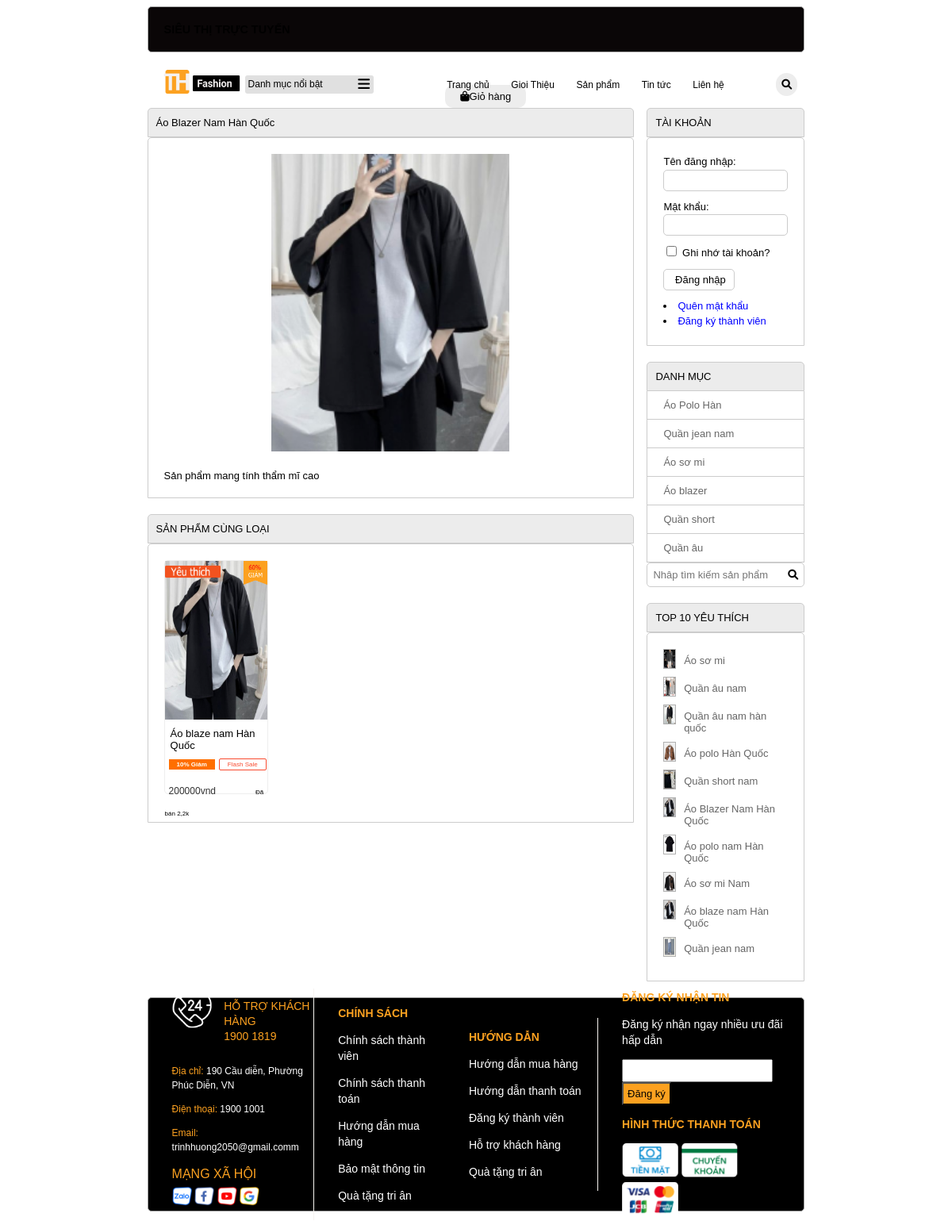
The page /index.php?act=sanphamct&idsp=32 on the database its author committed.
### tables this page shows
CREATE TABLE `sanpham` (
  `id` int(11) NOT NULL,
  `name` varchar(255) NOT NULL,
  `price` double(10,2) NOT NULL DEFAULT 0.00,
  `img` varchar(255) NOT NULL,
  `mota` text NOT NULL,
  `luotxem` int(11) NOT NULL DEFAULT 0,
  `iddm` int(11) NOT NULL
);

CREATE TABLE `danhmuc` (
  `id` int(11) NOT NULL,
  `name` varchar(255) NOT NULL
);

### model/pdo.php (called while the page is built, shortened)
<?php
function pdo_get_connection(){
    $dburl = "mysql:host=localhost;dbname=duanmau2023;charset=utf8";
    $username = 'root';
    $password = '';
    $conn = new PDO($dburl, $username, $password);
    $conn->setAttribute(PDO::ATTR_ERRMODE, PDO::ERRMODE_EXCEPTION);
    return $conn;
}
function pdo_query($sql){
    $sql_args = array_slice(func_get_args(), 1);
    try{
        $conn = pdo_get_connection();
        $stmt = $conn->prepare($sql);
        $stmt->execute($sql_args);
        $rows = $stmt->fetchAll();
        return $rows;
    }
    catch(PDOException $e){
        throw $e;
    }
    finally{
        unset($conn);
    }
}
function pdo_query_one($sql){
    $sql_args = array_slice(func_get_args(), 1);
    try{
        $conn = pdo_get_connection();
        $stmt = $conn->prepare($sql);
        $stmt->execute($sql_args);
        $row = $stmt->fetch(PDO::FETCH_ASSOC);
        return $row;
    }
    catch(PDOException $e){
        throw $e;
    }
    finally{
        unset($conn);
    }
}

### model/sanpham.php (called while the page is built, shortened)
<?php
function loadAll_sanpham_top10(){
    $sql = "SELECT * FROM sanpham where 1 order by luotxem desc limit 0,10";
    $listsanpham = pdo_query($sql);
    return $listsanpham;
}
function loadAll_sanpham_home(){
    $sql = "SELECT * FROM sanpham where 1 order by id desc limit 0,13";
    $listsanpham = pdo_query($sql);
    return $listsanpham;
}
function loadOne_sanpham($id){
    $sql = "SELECT * FROM sanpham WHERE id=".$id;
     $sp = pdo_query_one($sql);
     return $sp;
}
function load_sanpham_cungloai($id,$iddm){
    $sql = "SELECT * FROM sanpham WHERE iddm=".$iddm." AND id <>".$id;
    $listsanpham = pdo_query($sql);
    return $listsanpham;
}
?>

### global.php (called while the page is built)
<?php
   $img_path = "upload/";
?>

### model/danhmuc.php (called while the page is built, shortened)
<?php
function loadAll_danhmuc(){
    $sql = "SELECT * FROM danhmuc order by id desc";
    $listdanhmuc = pdo_query($sql);
    return $listdanhmuc;
}
?>

### view/boxright.php (the view)
<div class="row mb">
    <div class="boxtitle">TÀI KHOẢN</div>
    <div class="boxcontent formtaikhoan">
        <?php
        if(isset($_SESSION['user'])){
            extract($_SESSION['user']);
           ?>
        <div class="row mb10">
            <label for="">Xin chao:</label>
            <?=$user?>
        </div>
        <div class="row mb10">
            <li><a href="index.php?act=quenmk">Quên mật khẩu</a></li>
            <li><a href="index.php?act=edit_taikhoan">Cap nhap tai khoan</a></li>
            <?php
            if($role == 1){
            ?>
            <li><a href="admin/index.php">Dang nhap Admin</a></li>
            <?php }?>
            <li><a href="index.php?act=thoat">Thoat</a></li>
        </div>
        <?php
        }else{
        ?>
        <form action="index.php?act=dangnhap" method="post">
            <div class="row mb10">
                <label for="">Tên đăng nhập:</label>
                <input type="text" name="user"> <br>
            </div>
            <div class="row mb10">
                <label for="">Mật khẩu:</label> <br>
                <input type="text" name="pass">
            </div>
            <div class="row mb10">
                <input type="checkbox"> Ghi nhớ tài khoản?
            </div>
            <div class="row mb10">
                <input type="submit" name="dangnhap" value=" Đăng nhập">
            </div>
            <li><a href="index.php?act=quenmk">Quên mật khẩu</a></li>
            <li><a href="index.php?act=dangky">Đăng ký thành viên</a></li>
        </form>
        <?php }?>
    </div>
</div>
<div class="row mb">
    <div class="boxtitle">DANH MỤC</div>
    <div class="boxcontent2 menudoc">
        <ul>
            <?php
                    foreach ($dsdm as $dm) {
                        extract($dm);
                        $linkdm ="index.php?act=sanpham&iddm=".$id;
                        echo'
                        <li>
                        <a href="'.$linkdm.'">'.$name.'</a>
                        </li>
                        ';
                    }
                    ?>
        </ul>
    </div>
    <div class="boxfooter searchbox">
        <form action="index.php?act=sanpham" method="post">
            <input type="text" placeholder="Nhâp tìm kiếm sản phẩm" id="search-input" name="kyw">
            <button type="submit" name="timkiem">
            <i class="fa-solid fa-magnifying-glass"></i>
            </button>
        </form>
    </div>
</div>
<div class="row">
    <div class="boxtitle">TOP 10 YÊU THÍCH</div>
    <div class="row boxcontent">
        <?php
                foreach ($dstop10 as $sp) {
                    extract($sp);
                    $linksp = "index.php?act=sanphamct&idsp=".$id;
                    $img = $img_path.$img;
                    echo '
                    <div class="row mb10 top10">
                    <img src="'.$img.'" alt="">
                    <a href="'.$linksp.'">'.$name.'</a>
                </div>
                    ';
                }
                ?>
    </div>
</div>

### view/sanphamct.php (shortened to what this page needs)
<div class="row mb ">
    <div class="boxleft mr">
        <div class="row mb">
            <?php
             extract($onesp);
            ?>
            <div class="boxtitle">
                <?php echo $name?>
            </div>
            <div class="row boxcontent">
                <?php
                $img=$img_path.$img;
                echo '<div class="row mb spct"><img src="'.$img.'" width=300 style ="margin: 0 auto;" ></div>';
                echo $mota;
                ?>
            </div>
        </div>
        <div class="row mb">
            <div class="boxtitle">SẢN PHẨM CÙNG LOẠI</div>
            <div class="row boxcontent">
                <?php
                $i = 0;
                foreach ( $sp_cung_loai as $sp_cung_loai) {
                    extract($sp_cung_loai);
                    $linksp = "index.php?act=sanphamct&idsp=".$id;
                    $hinh = $img_path.$img;
                    if(($i == 3) || ($i == 7) ||($i == 11)  ){
                        $mr = "";
                    }else{
                        $mr = "mr";
                    }
                    echo ' <div class="boxsp '.$mr.'">
                        <img src="'.$hinh.'" alt="">
                         <a href="'.$linksp.'">'.$name.'</a>
                         <h6>10% Giảm</h6><span class="flash_sale">Flash Sale</span> <br>
                         <p>'.$price.'vnd</p><span class="name">Đã bán 2,2k</span>
                         <div class="love">
                             <img src="view/image/yeutich.png" alt="">
                         </div>
                         <div class="giam">
                             <img src="view/image/giamgia.png" alt="">
                         </div>
                    </div>';
                }
                ?>
            </div>
        </div>
    </div>
    <div class="boxright">
        <?php include 'boxright.php'?>
    </div>
</div>

### view/css/style.css (style rules this page uses)
* { box-sizing: border-box; font-family: sans-serif; font-size: 13px; }
.row { float: left; width: 100%; }
.mb { margin-bottom: 20px; }
.mb10 { margin-bottom: 10px; }
.mr { margin-right: 2%; }
.boxleft { float: left; width: 74%; }
.boxright { float: left; width: 24%; }
.boxtitle { background-color: #ececec; border-top-left-radius: 5px; border-top-right-radius: 5px; border: 1px solid #ccc; padding: 10px; }
.boxcontent2 { border-left: 1px #ccc solid; border-right: 1px #ccc solid; min-height: 190px; }
.boxcontent { background-color: #ffffff; border-top-left-radius: 5px; border-top-right-radius: 5px; border: 1px solid #ccc; min-height: 200px; padding: 20px; }
.boxsp { float: left; position: relative; width: 23%; height: 295px; border: 1px #eee solid; border-radius: 5px; margin-bottom: 15px; transition: all 0.3s ease-in-out; }
.boxsp a { text-decoration: none; color: #000; font-size: 13px; padding: 7px; display: block; }
.boxsp h6 { font-size: 8px; color: #fff; background-color: #ff6f00; padding: 2px 10px; margin-top: 0px; margin-left: 5px; display: inline-block; }
.name { font-size: 8px; border-radius: 2px; margin-left: 50px; }
.flash_sale { font-size: 8px; color: #F84B30; border: 1px solid #F84B30; padding: 2px 10px; border-radius: 2px; margin-left: 5px; }
.boxsp p { font-size: 12px; color: #333; margin-top: -5px; padding-left: 5px; display: inline-block; }
.boxsp img { width: 100%; height: 200px; }
.love { position: absolute; top: 5px; }
.love img { width: 70px; height: 17px; }
.giam { position: absolute; top: 0; right: 0px; }
.giam img { width: 30px; height: 30px; }
.formtaikhoan { line-height: 150%; }
.formtaikhoan input[type="text"], .formtaikhoan input[type="password"], .formcontent input[type="text"] { width: 100%; border: 1px #ccc solid; padding: 5px 10px; border-radius: 5px; }
.formtaikhoan input[type="checkbox"] { border-radius: 5px; }
.formtaikhoan input[type="submit"], .formcontent input[type="submit"], .formcontent input[type="reset"], .formcontent input[type="button"] { border-radius: 5px; padding: 5px 10px; background-color: white; border: 1px #ccc solid; }
.formtaikhoan li a { color: blue; text-decoration: none; }
.menudoc ul { margin: 0; padding: 0; list-style: none; }
.menudoc ul li { padding: 10px 20px; background-color: #ffffff; border-bottom: 1px #ccc solid; }
.menudoc ul li a { color: #666; text-decoration: none; }
.searchbox { position: relative; }
.searchbox input[type="text"] { width: 100%; padding: 7px; background-color: #ffffff; border: 1px #ccc solid; border-radius: 5px; }
.searchbox button { border: none; background-color: #ffffff; color: #000000; padding: 2px; position: absolute; top: 6px; right: 6px; border-radius: 2px; }
.searchbox input::placeholder { width: 50ch; text-wrap: nowrap; overflow: hidden; animation: typing 1.5s steps(35) infinite alternate-reverse; }
.top10 img { width: 10%; height: 25px; float: left; margin-right: 10px; border: 1px solid #b0b0b0; }
.top10 a { color: #666; text-decoration: none; padding-top: 7px; display: block; }
.boxcontent .spct { text-align: center; }

### rows shown on the page
sanpham: name "Áo Blazer Nam Hàn Quốc", mota "Sản phẩm mang tính thẩm mĩ cao"
sanpham: img (picture), name "Áo blaze nam Hàn Quốc", price "200000"
danhmuc: name "Áo Polo Hàn"
danhmuc: name "Quần jean nam"
danhmuc: name "Áo sơ mi"
danhmuc: name "Áo blazer"
danhmuc: name "Quần short"
danhmuc: name "Quần âu"
sanpham: shows a picture, name "Áo sơ mi"
sanpham: shows a picture, name "Quần âu nam"
sanpham: shows a picture, name "Quần âu nam hàn quốc"
sanpham: shows a picture, name "Áo polo Hàn Quốc"
sanpham: shows a picture, name "Quần short nam"
sanpham: shows a picture, name "Áo polo nam Hàn Quốc"
sanpham: shows a picture, name "Áo sơ mi Nam"
sanpham: shows a picture, name "Quần jean nam"
